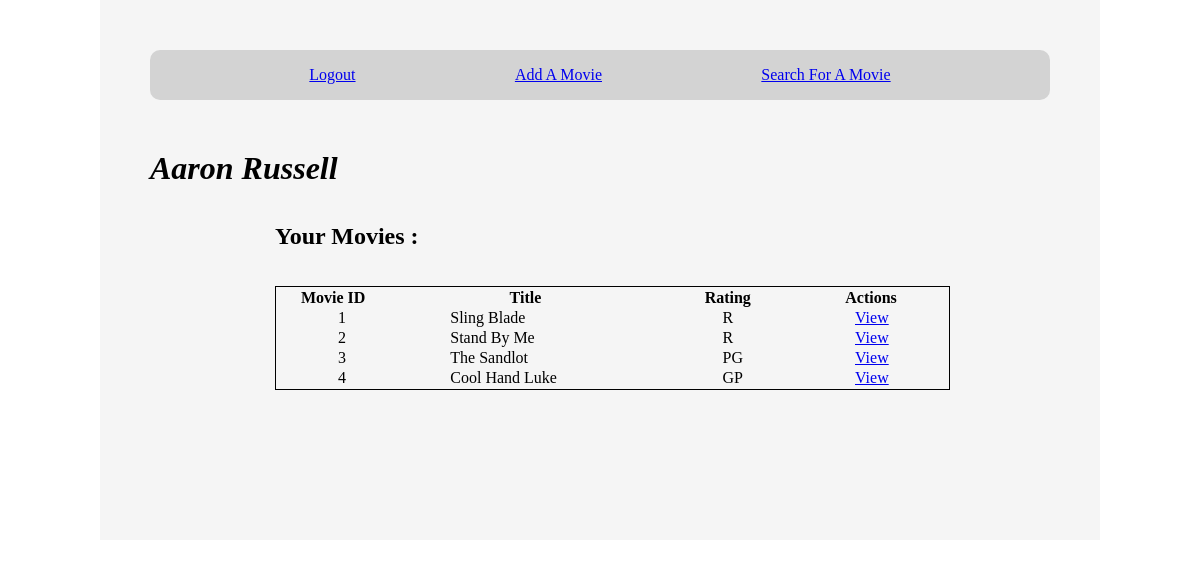
Screenshot of /movies (signed in) with the database file from the repository.
### login_app/models.py (models this page shows)
class User(models.Model):
    first_name = models.CharField(max_length = 255)
    last_name = models.CharField(max_length = 255)
    email_address = models.CharField(max_length = 255)
    password = models.CharField(max_length = 60)
    created_at = models.DateTimeField(auto_now_add=True)
    updated_at = models.DateTimeField(auto_now=True)
    objects = UserManager()

### movie_app/models.py (models this page shows)
class Movie(models.Model):
    number = models.IntegerField()
    title = models.CharField(max_length = 100)
    rating = models.CharField(max_length = 10)
    genre = models.CharField(max_length = 100)
    description = models.TextField(max_length = 1000)
    duration = models.CharField(max_length = 10)
    leading_actor = models.CharField(max_length = 100)
    supporting_actor = models.CharField(max_length = 200)
    director = models.CharField(max_length = 200)
    release_date = models.DateTimeField()
    admin = models.ForeignKey(
        User, related_name = "movies_created", on_delete = models.CASCADE)
    created_at = models.DateTimeField(auto_now_add = True)
    updated_at = models.DateTimeField(auto_now = True)
    objects = MovieManager()

### movie_app/views.py (the view)
# urls.py: path('movies', views.movies),
def movies(request):
    if not 'user_id' in request.session:
        messages.error(request, "Log in to view this page!")
    context = {
        "movies": Movie.objects.all(),
        "user": User.objects.get(id = request.session['user_id'])
    }
    return render(request, "movies.html", context)

### movie_app/templates/movies.html (shortened to what this page needs)
<!DOCTYPE html>
<html lang="en">
<head>
</head>
<body>
    <div id="wrapper">
        <header>
            <div id="links">
                <a href="/users/logout">Logout</a>
                <a href="/movies/add">Add A Movie</a>
                <a href="/movies/search">Search For A Movie</a>
            </div>
        </header>
        <main>
            <h1>{{request.session.first_name}} {{request.session.last_name}} </h1><br>
            <br>
            <div id="table">
                <h2>Your Movies :</h2><br>
                <br>
                <table>
                    <thead>
                        <th>Movie ID</th>
                        <th>Title</th>
                        <th>Rating</th>
                        <th>Actions</th>
                    </thead>
                    {% for movie in movies %}
                    <tr>
                        {% if user == movie.admin %}
                        <td>{{movie.number}}</td>
                        <td>{{movie.title}}</td>
                        <td>{{movie.rating}}</td>
                        <td><a href="/movies/{{movie.id}}">View</a></td>
                        {% endif %}
                    </tr>
                    {% endfor %}
                </table>
            </div>
        </main>
        <footer>
        </footer>
    </div>
</body>
</html>

### movie_app/templates/movies.html (style rules this page uses)
* { padding: 0; margin: 0; vertical-align: top; box-sizing: border-box; }
#wrapper { width: 1000px; margin: 0 auto; padding: 50px; background-color: whitesmoke; }
#links { width: 50; background-color: lightgray; border-radius: 10px; height: 50px; display: flex; justify-content: space-evenly; align-items: center; }
header { width: 100%; height: 100px; }
h1 { font-style: italic; }
main { width: 100%; display: flex; flex-direction: column; justify-content: space-around; }
#table { width: 75%; margin-left: 125px; display: flex; flex-direction: column; justify-content: center; }
table { border: 1px solid black; }
td { padding-left: 60px; }
footer { width: 100%; height: 100px; }

### rows the page displays
User: session.first_name "Aaron", session.last_name "Russell"
Movie: number "1", title "Sling Blade", rating "R"
Movie: number "2", title "Stand By Me", rating "R"
Movie: number "3", title "The Sandlot", rating "PG"
Movie: number "4", title "Cool Hand Luke", rating "GP"
